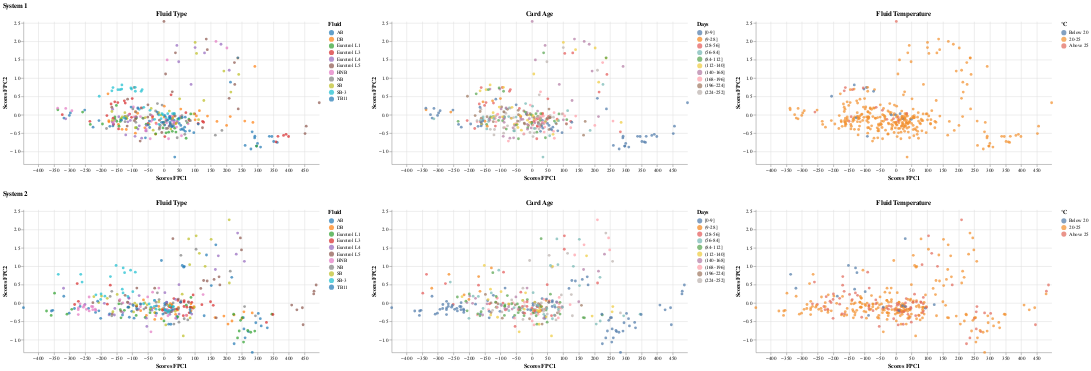

The notebook cell this image was saved under:
### Markdown cell above
### System 1 versus System 2: Sensor B - Sample Window

### Code cell
pc_scores_s1_B_sample_window, pc_scores_s2_B_sample_window,fpca_s1_B_sample_window,fpca_s2_B_sample_window = fpca_two_inputs(B1_sample_window_combine_balanced.iloc[:,:-6], B2_sample_window_combine_balanced.iloc[:,:-6], color_fpc1_s1='tab:blue', color_fpc2_s1='tab:cyan', color_fpc1_s2='tab:orange', color_fpc2_s2='gold')
print("--------------------------------------------------- Bootstrap -------------------------------------------------------------------------------------------")
bs1,bs2 = bootstrap(B1_sample_window_combine_balanced, B2_sample_window_combine_balanced, "B","sample_window",features="FluidType")
print("--------------------------------------------------- PCA Scores -------------------------------------------------------------------------------------------")
create_pc_scores_plots(pc_scores_s1_B_sample_window, pc_scores_s2_B_sample_window, B1_sample_window_combine_balanced, B2_sample_window_combine_balanced,features="FluidType")

### Figure 1 — Vega-Lite specification as saved in the notebook (floating-point values rounded to 4 significant figures; data arrays with more than 128 entries replaced by an {"elided": "..."} marker saying what was removed)
{"config": {"view": {"continuousWidth": 300, "continuousHeight": 300, "stroke": null}}, "vconcat": [{"hconcat": [{"mark": {"type": "circle"}, "encoding": {"color": {"field": "FluidType", "scale": {"scheme": "category10"}, "title": "Fluid", "type": "nominal"}, "tooltip": [{"field": "TestID", "type": "quantitative"}, {"field": "PC1_Scores", "type": "quantitative"}, {"field": "PC2_Scores", "type": "quantitative"}, {"field": "FluidType", "title": "Fluid Type", "type": "nominal"}], "x": {"field": "PC1_Scores", "scale": {"domain": [-447.3, 497.1]}, "title": "Scores FPC1", "type": "quantitative"}, "y": {"field": "PC2_Scores", "scale": {"domain": [-1.341, 2.54]}, "title": "Scores FPC2", "type": "quantitative"}}, "height": 280, "title": "Fluid Type", "width": 580}, {"mark": {"type": "circle"}, "encoding": {"color": {"field": "CardAgeBin", "scale": {"scheme": "tableau10"}, "sort": ["[0-9]", "(9-28]", "(28-56]", "(56-84]", "(84-112]", "(112-140]", "(140-168]", "(168-196]", "(196-224]", "(224-252]"], "title": "Days", "type": "ordinal"}, "tooltip": [{"field": "TestID", "type": "quantitative"}, {"field": "PC1_Scores", "type": "quantitative"}, {"field": "PC2_Scores", "type": "quantitative"}, {"field": "CardAgeBin", "title": "Card Age", "type": "ordinal"}], "x": {"field": "PC1_Scores", "scale": {"domain": [-447.3, 497.1]}, "title": "Scores FPC1", "type": "quantitative"}, "y": {"field": "PC2_Scores", "scale": {"domain": [-1.341, 2.54]}, "title": "Scores FPC2", "type": "quantitative"}}, "height": 280, "title": "Card Age", "width": 580}, {"mark": {"type": "circle"}, "encoding": {"color": {"field": "FluidTempBin", "scale": {"domain": ["Below 20", "20-25", "Above 25"], "range": ["#4e79a7", "#f28e2b", "#e16759"]}, "sort": ["Below 20", "20-25", "Above 25"], "title": "°C", "type": "ordinal"}, "tooltip": [{"field": "TestID", "type": "quantitative"}, {"field": "PC1_Scores", "type": "quantitative"}, {"field": "PC2_Scores", "type": "quantitative"}, {"field": "FluidTempBin", "title": "Fluid Temperature", "type": "ordinal"}], "x": {"field": "PC1_Scores", "scale": {"domain": [-447.3, 497.1]}, "title": "Scores FPC1", "type": "quantitative"}, "y": {"field": "PC2_Scores", "scale": {"domain": [-1.341, 2.54]}, "title": "Scores FPC2", "type": "quantitative"}}, "height": 280, "title": "Fluid Temperature", "width": 580}], "data": {"name": "data-dde46ec675bcc4920050f1dd90c6386e"}, "resolve": {"scale": {"color": "independent"}}, "title": "System 1"}, {"hconcat": [{"mark": {"type": "circle"}, "encoding": {"color": {"field": "FluidType", "scale": {"scheme": "category10"}, "title": "Fluid", "type": "nominal"}, "tooltip": [{"field": "TestID", "type": "quantitative"}, {"field": "PC1_Scores", "type": "quantitative"}, {"field": "PC2_Scores", "type": "quantitative"}, {"field": "FluidType", "title": "Fluid Type", "type": "nominal"}], "x": {"field": "PC1_Scores", "scale": {"domain": [-447.3, 497.1]}, "title": "Scores FPC1", "type": "quantitative"}, "y": {"field": "PC2_Scores", "scale": {"domain": [-1.341, 2.54]}, "title": "Scores FPC2", "type": "quantitative"}}, "height": 280, "title": "Fluid Type", "width": 580}, {"mark": {"type": "circle"}, "encoding": {"color": {"field": "CardAgeBin", "scale": {"scheme": "tableau10"}, "sort": ["[0-9]", "(9-28]", "(28-56]", "(56-84]", "(84-112]", "(112-140]", "(140-168]", "(168-196]", "(196-224]", "(224-252]"], "title": "Days", "type": "ordinal"}, "tooltip": [{"field": "TestID", "type": "quantitative"}, {"field": "PC1_Scores", "type": "quantitative"}, {"field": "PC2_Scores", "type": "quantitative"}, {"field": "CardAgeBin", "title": "Card Age", "type": "ordinal"}], "x": {"field": "PC1_Scores", "scale": {"domain": [-447.3, 497.1]}, "title": "Scores FPC1", "type": "quantitative"}, "y": {"field": "PC2_Scores", "scale": {"domain": [-1.341, 2.54]}, "title": "Scores FPC2", "type": "quantitative"}}, "height": 280, "title": "Card Age", "width": 580}, {"mark": {"type": "circle"}, "encoding": {"color": {"field": "FluidTempBin", "scale": {"domain": ["Below 20", "20-25", "Above 25"], "range": ["#4e79a7", "#f28e2b", "#e16759"]}, "sort": ["Below 20", "20-25", "Above 25"], "title": "°C", "type": "ordinal"}, "tooltip": [{"field": "TestID", "type": "quantitative"}, {"field": "PC1_Scores", "type": "quantitative"}, {"field": "PC2_Scores", "type": "quantitative"}, {"field": "FluidTempBin", "title": "Fluid Temperature", "type": "ordinal"}], "x": {"field": "PC1_Scores", "scale": {"domain": [-447.3, 497.1]}, "title": "Scores FPC1", "type": "quantitative"}, "y": {"field": "PC2_Scores", "scale": {"domain": [-1.341, 2.54]}, "title": "Scores FPC2", "type": "quantitative"}}, "height": 280, "title": "Fluid Temperature", "width": 580}], "data": {"name": "data-010652e2248a3c9b9bd7afb046088df5"}, "resolve": {"scale": {"color": "independent"}}, "title": "System 2"}], "$schema": "https://vega.github.io/schema/vega-lite/v5.8.0.json", "datasets": {"data-dde46ec675bcc4920050f1dd90c6386e": {"elided": "330 records"}, "data-010652e2248a3c9b9bd7afb046088df5": {"elided": "330 records"}}}
